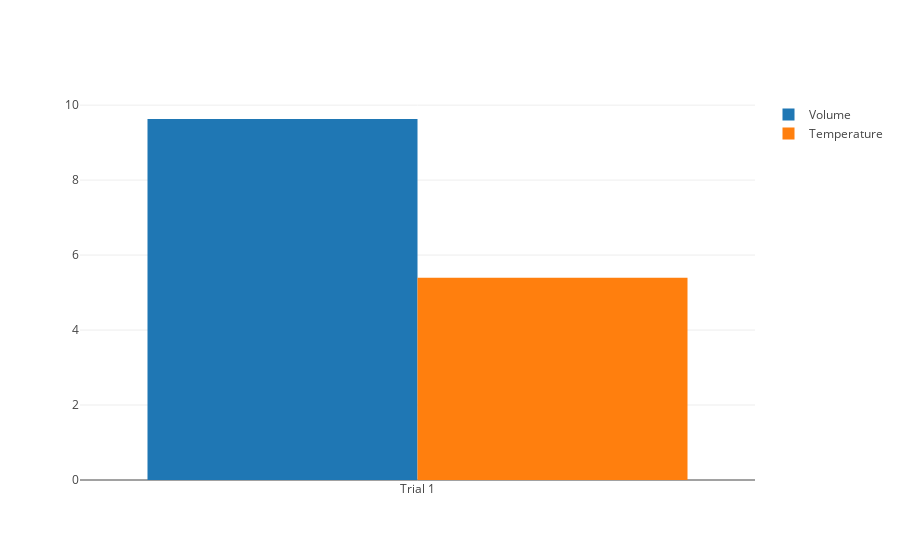

Source (notebook cell):
### Code cell
#STEP 3
#graph-generating cell - run after generating each new data pair

init_notebook_mode(connected=True)

#generates volume bars
trace1 = go.Bar(
    x=trials,
    y=volumes,
    name='Volume'
)

#generates temperature bars
trace2 = go.Bar(
    x=trials,
    y=temperatures,
    name='Temperature'
)

#gives graph grouped-bars layout
data = [trace1, trace2]
layout = go.Layout(
    barmode='group'
)

#generates graph
fig = go.Figure(data=data, layout=layout)
py.iplot(fig, filename='grouped-bar')

### Figure 1 — Plotly figure (JSON) as saved in the notebook; plotly's stock layout.template omitted (floating-point values rounded to 4 significant figures)
{"data": [{"name": "Volume", "type": "bar", "uid": "7cb21904-846d-11e8-ac8b-28cfe9142f7f", "x": ["Trial 1"], "y": [9.63]}, {"name": "Temperature", "type": "bar", "uid": "7cb21c88-846d-11e8-ac8b-28cfe9142f7f", "x": ["Trial 1"], "y": [5.393]}], "layout": {"barmode": "group"}}
